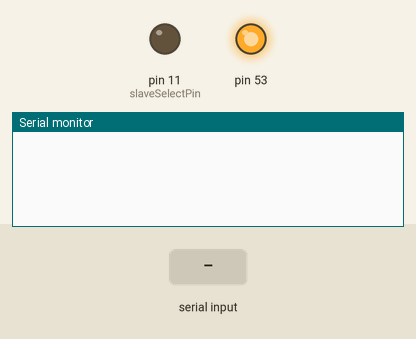
Recording of a sketch running on a simulated Arduino Mega 2560, built with avr-gcc and run on an emulated ATmega2560. Shown: output pins drawn as LEDs (lit = HIGH), the last lines printed to the serial monitor. Inputs (shaded band) come from the test bench.

Above: at 1.2 s.
1.3 s: "c" received over the second serial link
At 3.0 s:
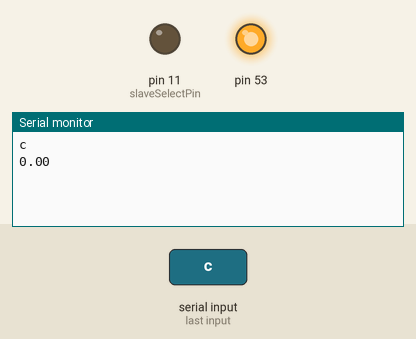
3.8 s: "v" received over the second serial link
At 6.0 s:
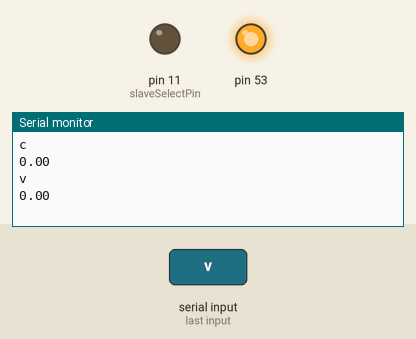
6.3 s: "p" received over the second serial link
At 7.9 s:
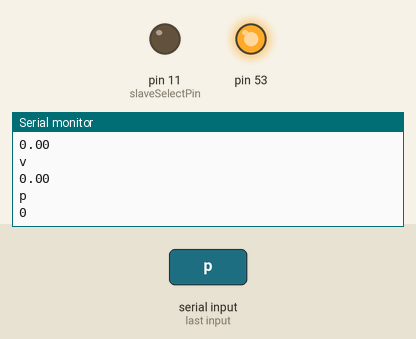

The sketch:

String_BLBT.ino
```cpp
#include <SoftwareSerial.h>
#include <SPI.h>


String collecter="";
float receivedCurrent=0;
float receivedTemp=0;
int Pump=0;

const int slaveSelectPin=11;

void setup()
{
  SPI.begin();
  pinMode(slaveSelectPin, OUTPUT);

  Serial.begin(9600);
  Serial1.begin(9600);

}

void loop()
{
     // Read from the Bluetooth module and turn the LED on and off
    while (Serial1.available()>0)
    {
      collecter = Serial1.readString();
      Serial.println(collecter);
    if(collecter.indexOf("c")>= 0)
      {
      collecter.remove(0,1);
      receivedCurrent=collecter.toFloat();
      Serial.println(receivedCurrent);
      }
      if(collecter.indexOf("v")>=0)
      {
        collecter.remove(0,1);
      receivedTemp=collecter.toFloat();
      Serial.println(receivedTemp);
      }
      if(collecter.indexOf("p")>=0)
      {
        collecter.remove(0,1);
      Pump=collecter.toInt();
      Serial.println(Pump);
      }
      }
    }
```

Measured:
- after the input at 1.3 s, the serial monitor: prints a new line after 1.0 s (image 1)
- after the input at 3.8 s, the serial monitor: prints a new line after 1.0 s (image 2)
- after the input at 6.3 s, the serial monitor: prints a new line after 1.0 s (image 3)
